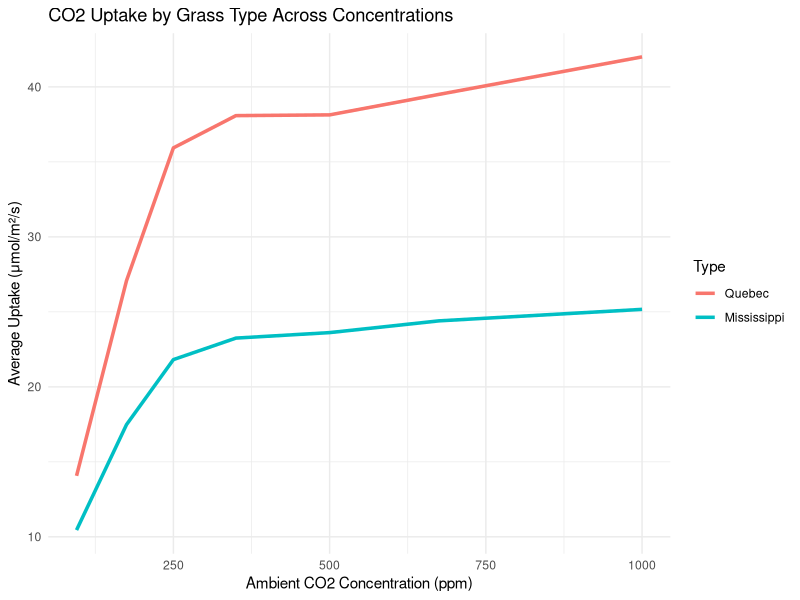

The R script that drew this image:
## ---- chunk 1
# Priniting first 5 records
head(CO2)
## ---- chunk 2
#| warning: false
library(ggplot2)
library(dplyr)


# Aggregate average uptake by Type and concentration
avg_data <- CO2 %>%
  group_by(Type, conc) %>%
  summarise(avg_uptake = mean(uptake), .groups = "drop")

# Line plot
ggplot(avg_data, aes(x = conc, y = avg_uptake, color = Type)) +
  geom_line(size = 1.2) +
  labs(
    title = "CO2 Uptake by Grass Type Across Concentrations",
    x = "Ambient CO2 Concentration (ppm)",
    y = "Average Uptake (μmol/m²/s)"
  ) +
  theme_minimal()
